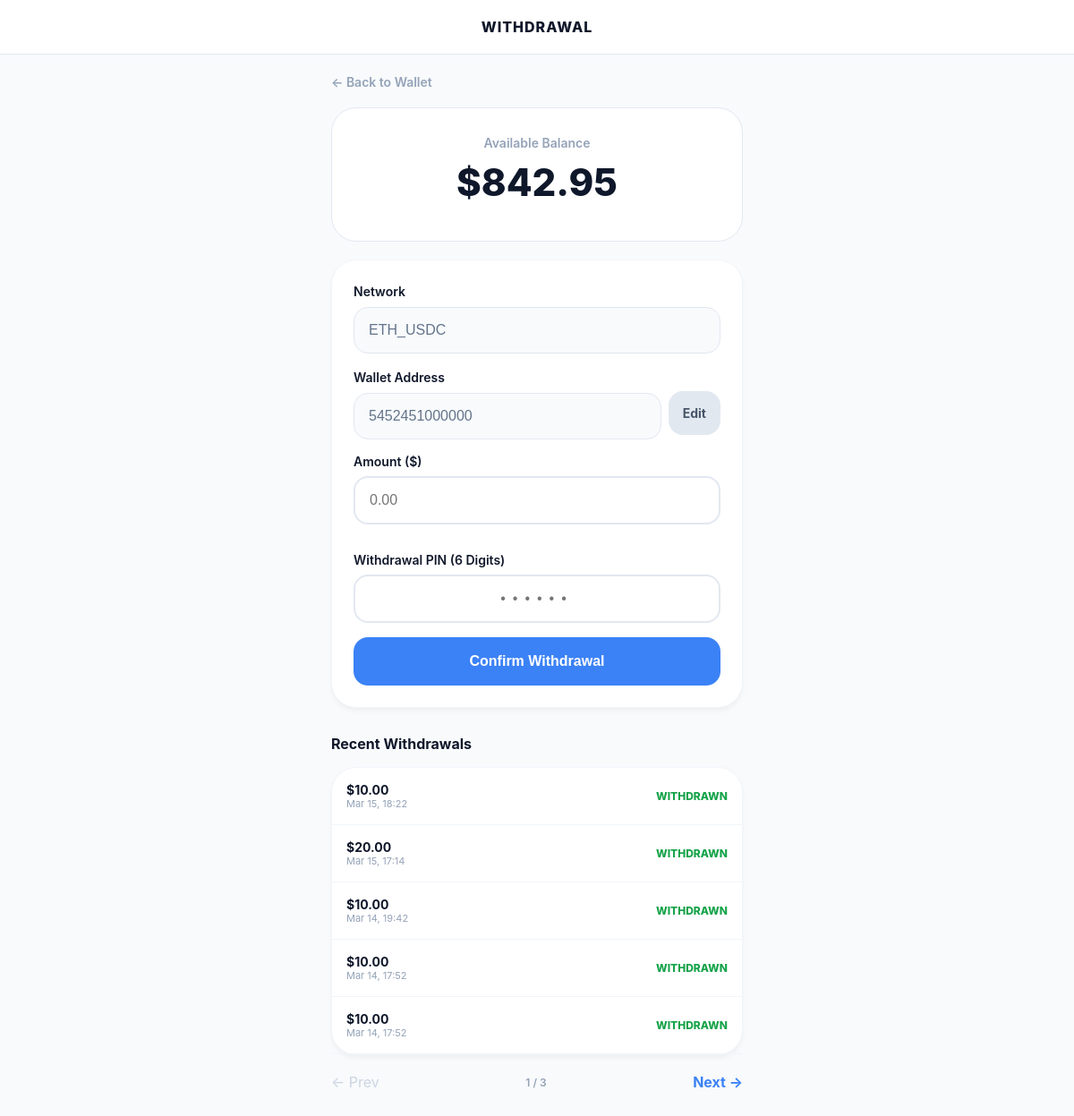
/withdraw/ (signed in), run on an earlier commit of the app's database.
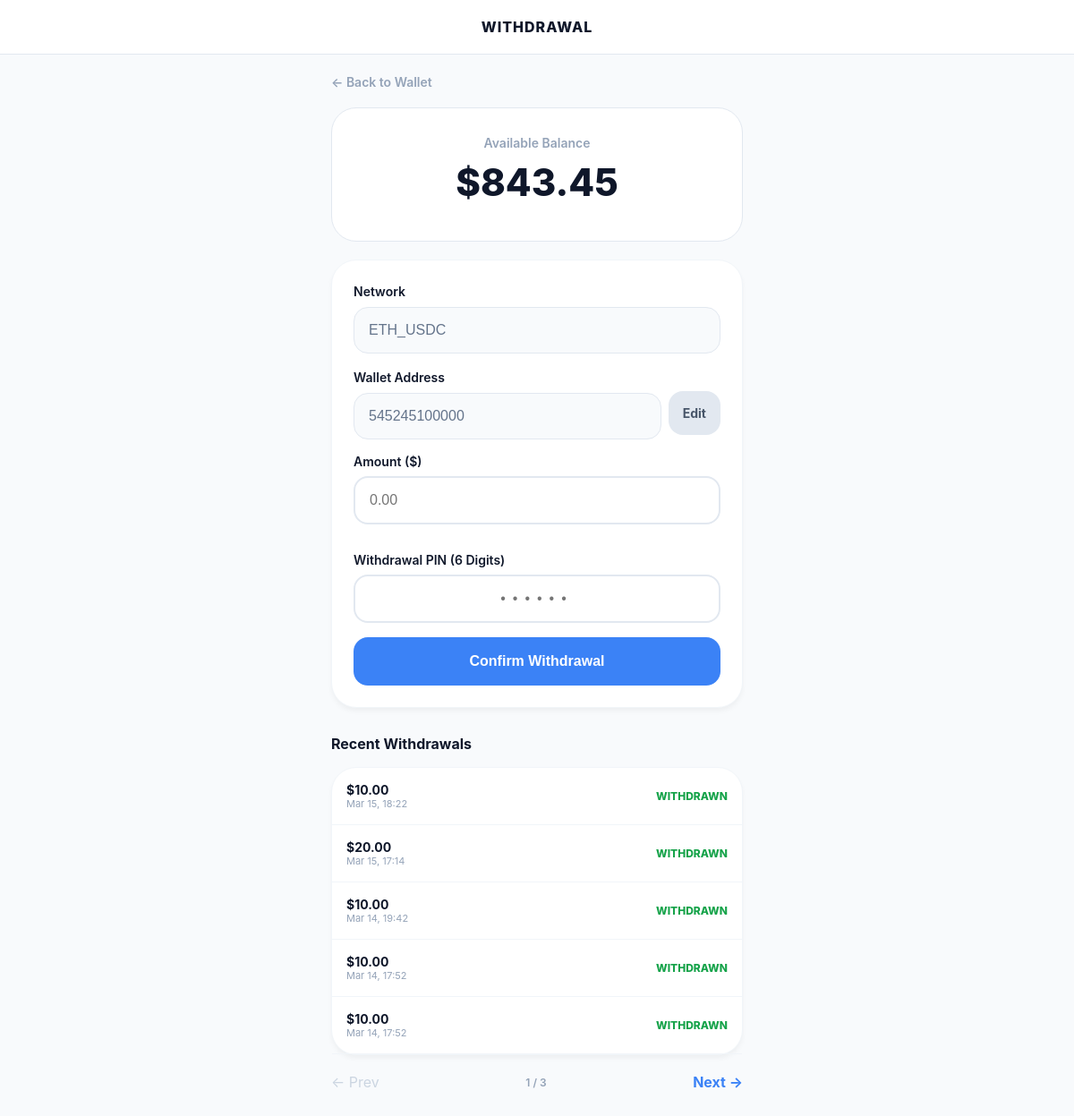
And on a later commit of the database.
### Catalog/models.py (models this page shows, shortened)
class Profile(models.Model):
    user = models.OneToOneField(User, on_delete=models.CASCADE, related_name='profile')
    wallet_address = models.CharField(max_length=255, blank=True, null=True)
    network = models.CharField(max_length=50, default='ETH_USDC')
    balance = models.DecimalField(max_digits=12, decimal_places=2, default=Decimal('0.00'))
    phone_number = models.CharField(max_length=20, blank=True, null=True, unique=True)
    total_earned = models.DecimalField(max_digits=12, decimal_places=2, default=Decimal('0.00'))
    current_progress = models.IntegerField(default=0)
    withdrawal_pin = models.CharField(max_length=6, default="000000")
    created_at = models.DateTimeField(auto_now_add=True)
    updated_at = models.DateTimeField(auto_now=True)

### Catalog/views.py (the view, shortened to what this page needs)
# urls.py: path('withdraw/', views.withdraw_funds, name='withdraw_funds'),
@login_required(login_url='user_login')
def withdraw_funds(request):
    profile = request.user.profile
    withdrawals = Order.objects.filter(
        user=request.user,
        status__in=['withdrawal', 'withdrawn']
    ).order_by('-created_at')
    paginator = Paginator(withdrawals, 5)
    page_number = request.GET.get('page')
    page_obj = paginator.get_page(page_number)
    return render(request, 'users/withdrawal.html', {
        'profile': profile,
        'withdrawals': page_obj
    })

### Catalog/templates/users/withdrawal.html (shortened to what this page needs)
<!DOCTYPE html>
<html lang="en">
<head>
</head>
<body>
    <nav><span style="font-weight: 800; letter-spacing: 1px;">WITHDRAWAL</span></nav>
    <main class="container">
        <a href="{% url 'user_wallet' %}" class="back-link">← Back to Wallet</a>
        <div class="balance-card">
            <div style="font-size: 14px; color: var(--inactive); font-weight: 600;">Available Balance</div>
            <div style="font-size: 42px; font-weight: 800; color: var(--dark); margin: 10px 0;">${{ profile.balance|floatformat:2 }}</div>
        </div>
        <div class="card">
            <form method="POST">
                <label style="font-weight: 600; font-size: 14px;">Network</label>
                <input type="text" name="network" value="{{ profile.network|default:'Not Set' }}" readonly class="locked-input">
                <label style="font-weight: 600; font-size: 14px;">Wallet Address</label>
                <div style="display: flex; gap: 8px; align-items: center; margin-bottom: 16px;">
                    <input type="text" name="wallet_address" value="{{ profile.wallet_address|default:'Not Set' }}" readonly class="locked-input" style="margin-bottom: 0;">
                    <a href="{% url 'edit_wallet' %}" style="padding: 16px; background: #e2e8f0; color: #475569; text-decoration: none; border-radius: 16px; font-weight: 700; font-size: 14px;">Edit</a>
                </div>
                <label style="font-weight: 600; font-size: 14px; display: block;">Amount ($)</label>
                <input type="number" name="amount" id="amount" step="0.01" placeholder="0.00" required>
                <label style="font-weight: 600; font-size: 14px; display: block; margin-top: 15px;">Withdrawal PIN (6 Digits)</label>
                <input type="password"
                    name="pin"
                    id="pin"
                    placeholder="••••••"
                    inputmode="numeric"
                    pattern="[0-9]{6}"
                    maxlength="6"
                    required
                    style="letter-spacing: 8px; text-align: center;">
                <button type="submit">Confirm Withdrawal</button>
            </form>
        </div>
        <h3 style="font-size: 16px; margin-top: 30px;">Recent Withdrawals</h3>
        <div class="card" style="padding: 0;">
            {% for w in withdrawals %}
            <div style="padding: 16px; border-bottom: 1px solid #f1f5f9; display: flex; justify-content: space-between; align-items: center;">
                <div>
                    <div style="font-size: 14px; font-weight: 700;">${{ w.price }}</div>
                    <div style="font-size: 11px; color: var(--inactive);">{{ w.created_at|date:"M d, H:i" }}</div>
                </div>
                <div style="font-size: 12px; font-weight: 800; color: {% if w.status == 'withdrawn' %}#16a34a{% elif w.status == 'rejected' %}#ef4444{% else %}#f59e0b{% endif %};">
                    {{ w.status|upper }}
                </div>
            </div>
            {% empty %}
            <div style="padding: 20px; text-align: center; color: var(--inactive); font-size: 13px;">No history found</div>
            {% endfor %}
        </div>
        <div style="display: flex; justify-content: space-between; align-items: center; margin-top: 10px;">
            {% if withdrawals.has_previous %}
                <a href="?page={{ withdrawals.previous_page_number }}" style="text-decoration: none; font-weight: 700; color: var(--primary);">← Prev</a>
            {% else %} <span style="color: #cbd5e1;">← Prev</span> {% endif %}
            <span style="font-size: 12px; font-weight: 600; color: var(--inactive);">{{ withdrawals.number }} / {{ withdrawals.paginator.num_pages }}</span>
            {% if withdrawals.has_next %}
                <a href="?page={{ withdrawals.next_page_number }}" style="text-decoration: none; font-weight: 700; color: var(--primary);">Next →</a>
            {% else %} <span style="color: #cbd5e1;">Next →</span> {% endif %}
        </div>
    </main>
</body>
</html>

What changed in the data, as far as the page shows it:
changed Profile "ETH_USDC": balance "842.95" → "843.45"; wallet_address "5452451000000" → "545245100000"
